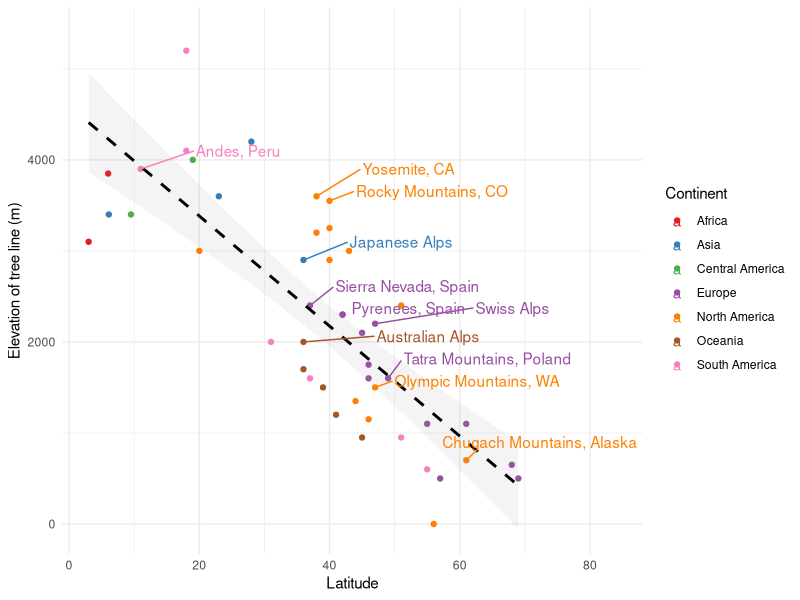

This chart was generated by the following R code:
# data extracted from here https://en.wikipedia.org/wiki/Tree_line
dat = tibble::tribble(
                                       ~Place, ~Latirude, ~TreeLine, ~TreeLine_ft, ~NS, ~Latitude_cor,                 ~Label,        ~Continent,
                     "Finnmarksvidda, Norway",        69,       500,         1600,  1L,            69,                     NA,          "Europe",
                             "Abisko, Sweden",        68,       650,         2100,  1L,            68,                     NA,          "Europe",
                  "Chugach Mountains, Alaska",        61,       700,         2300,  1L,            61,                     "Chugach Mountains, Alaska",   "North America",
                            "Southern Norway",        61,      1100,         3600,  1L,            61,                     NA,          "Europe",
                                   "Scotland",        57,       500,         1600,  1L,            57,                     NA,          "Europe",
                            "Northern Quebec",        56,         0,            0,  1L,            56,                     NA,   "North America",
                             "Southern Urals",        55,      1100,         3600,  1L,            55,                     NA,          "Europe",
                           "Canadian Rockies",        51,      2400,         7900,  1L,            51,                     NA,   "North America",
                            "Tatra Mountains",        49,      1600,         5200,  1L,            49,      "Tatra Mountains, Poland",          "Europe",
        "Olympic Mountains WA, United States",        47,      1500,         4900,  1L,            47,    "Olympic Mountains, WA",   "North America",
                                 "Swiss Alps",        47,      2200,         7200,  1L,            47,           "Swiss Alps",          "Europe",
       "Mount Katahdin, Maine, United States",        46,      1150,         3800,  1L,            46,                     NA,   "North America",
               "Eastern Alps, Austria, Italy",        46,      1750,         5700,  1L,            46,                     NA,          "Europe",
                       "Sikhote-Alin, Russia",        46,      1600,         5200,  1L,            46,                     NA,          "Europe",
       "Alps of Piedmont, Northwestern Italy",        45,      2100,         6900,  1L,            45,                     NA,          "Europe",
               "New Hampshire, United States",        44,      1350,         4400,  1L,            44,                     NA,   "North America",
                     "Wyoming, United States",        43,      3000,         9800,  1L,            43,                     NA,   "North America",
         "Rila and Pirin Mountains, Bulgaria",        42,      2300,         7500,  1L,            42,                     NA,          "Europe",
            "Pyrenees Spain, France, Andorra",        42,      2300,         7500,  1L,            42,             "Pyrenees, Spain",          "Europe",
     "Wasatch Mountains, Utah, United States",        40,      2900,         9500,  1L,            40,                     NA,   "North America",
       "Rocky Mountain NP, CO, United States",        40,      3550,        11600,  1L,            40,      "Rocky Mountains, CO",   "North America",
       "Rocky Mountain NP, CO, United States",        40,      3250,        10700,  1L,            40,                     NA,   "North America",
                              "Japanese Alps",        36,      2900,         9500,  1L,            36,        "Japanese Alps",            "Asia",
                "Yosemite, CA, United States",        38,      3200,        10500,  1L,            38,                     NA,   "North America",
                "Yosemite, CA, United States",        38,      3600,        11800,  1L,            38,         "Yosemite, CA",   "North America",
                       "Sierra Nevada, Spain",        37,      2400,         7900,  1L,            37, "Sierra Nevada, Spain",          "Europe",
                           "Khumbu, Himalaya",        28,      4200,        13800,  1L,            28,                     NA,            "Asia",
                             "Yushan, Taiwan",        23,      3600,        11800,  1L,            23,                     NA,            "Asia",
                      "Hawaii, United States",        20,      3000,         9800,  1L,            20,                     NA,   "North America",
                    "Pico de Orizaba, Mexico",        19,      4000,        13100,  1L,            19,                     NA, "Central America",
                                 "Costa Rica",       9.5,      3400,        11200,  1L,           9.5,                     NA, "Central America",
                     "Mount Kinabalu, Borneo",       6.1,      3400,        11200,  1L,           6.1,                     NA,            "Asia",
                "Mount Kilimanjaro, Tanzania",         3,      3100,        10200, -1L,            -3,                     NA,          "Africa",
                                 "New Guinea",         6,      3850,        12600, -1L,            -6,                     NA,          "Africa",
                                "Andes, Peru",        11,      3900,        12800, -1L,           -11,                     "Andes, Peru",   "South America",
                             "Andes, Bolivia",        18,      5200,        17100, -1L,           -18,                     NA,   "South America",
                             "Andes, Bolivia",        18,      4100,        13500, -1L,           -18,                     NA,   "South America",
               "Sierra de C?rdoba, Argentina",        31,      2000,         6600, -1L,           -31,                     NA,   "South America",
                 "Australian Alps, Australia",        36,      2000,         6600, -1L,           -36,                     "Australian Alps",         "Oceania",
                 "Australian Alps, Australia",        36,      1700,         5600, -1L,           -36,                     NA,         "Oceania",
              "Andes, Laguna del Laja, Chile",        37,      1600,         5200, -1L,           -37,                     NA,   "South America",
  "Mount Taranaki, North Island, New Zealand",        39,      1500,         4900, -1L,           -39,                     NA,         "Oceania",
                        "Tasmania, Australia",        41,      1200,         3900, -1L,           -41,                     NA,         "Oceania",
       "Fiordland, South Island, New Zealand",        45,       950,         3100, -1L,           -45,                     NA,         "Oceania",
                    "Torres del Paine, Chile",        51,       950,         3100, -1L,           -51,                     NA,   "South America",
                     "Navarino Island, Chile",        55,       600,         2000, -1L,           -55,                     NA,   "South America"
  )

# from http://colorbrewer2.org/
colors = c("#e41a1c", "#377eb8", "#4daf4a", "#984ea3", "#ff7f00", "#a65628", "#f781bf")

# imports =====
library(magrittr)
library(ggplot2)

# plot ==
dat %>% ggplot(aes(x = Latirude,y = TreeLine)) +
  geom_point(aes(color = Continent)) +
  geom_smooth(method = "lm",color = "black",linetype = "dashed",alpha = 0.1) +
  ggrepel::geom_text_repel(aes(label = Label,color = Continent),
                           #direction     = "y",
                           nudge_x = 15,
                           nudge_y = 200) +
  theme_minimal() +
  scale_color_manual(values = colors) +
  labs(y = "Elevation of tree line (m)",
       x = "Latitude")
